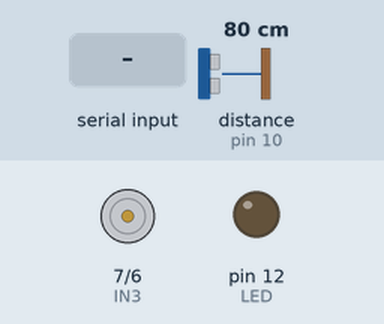
This sketch was run on a simulated Arduino Uno, built with avr-gcc and run on an emulated ATmega328P. Shown: motor-driver pin pairs drawn as motors (green arrow = first pin HIGH = forward, orange = second pin HIGH = backward, longer = more drive), output pins drawn as LEDs (lit = HIGH). Wiring (inferred from the names in the program): ultrasonic range finder: trigger pin 9; echo pin 10. Inputs (shaded band) come from the test bench; at power-on: distance to the obstacle (sensor on pin 10) 80 cm. The echo pulse lasts 58.3 µs per cm; pins used as bus, display or sensor lines are not drawn; what the sketch prints to the serial monitor is not drawn.

Above: at 1.2 s.
1.3 s: "H" received over Serial
At 1.7 s:
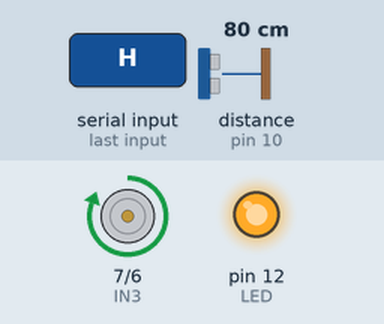
2.8 s: "L" received over Serial
At 4.2 s:
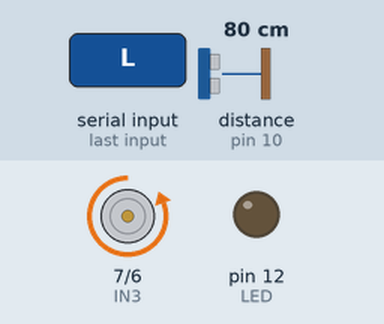
Timing chart, 0 to 5.8 s (numbered marks = the images above; inputs shaded):
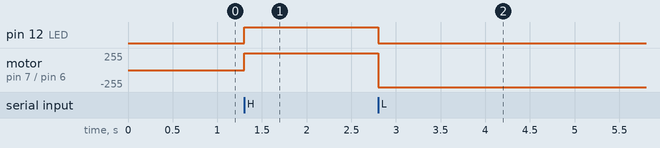

The sketch:

ultrasonic_sensor_with_arduino_and_pi.ino
```cpp
int echo = 10;
int trig = 9;
int distance;
long duration;
int LED = 12;
int IN3 = 7;
int IN4 = 6;

void setup(){

  Serial.begin(9600);
  pinMode(echo, INPUT);
  pinMode(trig, OUTPUT);
  pinMode(LED, OUTPUT);
  pinMode(IN3, OUTPUT);
  pinMode(IN4, OUTPUT);

}

void loop(){

  digitalWrite(trig, LOW);
  delayMicroseconds(2);
  digitalWrite(trig, HIGH);
  delayMicroseconds(10);
  digitalWrite(trig, LOW);
  duration = pulseIn(echo, HIGH);
  distance = duration * 0.034 / 2;
  //Serial.print("distance: ");
  Serial.println(distance);

  if (Serial.available() > 0 ){
    char data = Serial.read();
    if (data == 'H'){

      digitalWrite(LED, HIGH);
      digitalWrite(IN3, HIGH);
      digitalWrite(IN4, LOW);

    }
    else if (data == 'L'){

      digitalWrite(LED, LOW);
      digitalWrite(IN3, LOW);
      digitalWrite(IN4, HIGH);

    }
  }

  else{
  }


}
void halt(){
  digitalWrite(IN3, LOW);
  digitalWrite(IN4, LOW);


}
```

Measured:
- after the input at 1.3 s, pin 12 (LED): LOW → HIGH at once; motor on pin 7 (IN3) / pin 6 (IN4): stopped → forward 255/255 at once
- after the input at 2.8 s, pin 12 (LED): HIGH → LOW at once; motor on pin 7 (IN3) / pin 6 (IN4): forward 255/255 → backward 255/255 at once
